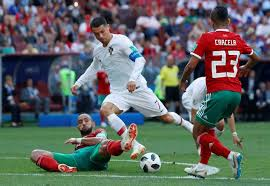
#> input picture coding-exercises-avairds/extra-lessons/ronaldo.jpg, 270 x 186 px, given in place of the camera
$ python object-detection-using-hsv.py
#> lines starting #> are read from the running program, lines starting #| are printed output that depends on the picture; after the words box and inside, x2 and y2 are one past the last pixel; in counts of white or black regions, pixels touching at a corner belong together
import cv2
import numpy as np

def nothing(x):
    pass

cap = cv2.VideoCapture(2)

cv2.namedWindow('Color Tracker')
cv2.createTrackbar("LH","Color Tracker", 0, 255, nothing)
#> slider 'LH' is set to 51
cv2.createTrackbar("LS","Color Tracker", 0, 255, nothing)
#> slider 'LS' is set to 51
cv2.createTrackbar("LV","Color Tracker", 0, 255, nothing)
#> slider 'LV' is set to 51

cv2.createTrackbar("UH","Color Tracker", 255, 255, nothing)
cv2.createTrackbar("US","Color Tracker", 255, 255, nothing)
cv2.createTrackbar("UV","Color Tracker", 255, 255, nothing)


while True:
    # frame = cv2.imread("smarties.png")
    a,frame = cap.read()
#> frame is the input picture: shape (186, 270, 3); mean B, G, R 98.4, 100.4, 95.4
    hsv = cv2.cvtColor(frame,cv2.COLOR_BGR2HSV)
#> hsv: shape (186, 270, 3); mean H, S, V 95.2, 104.9, 123.1

    l_h =cv2.getTrackbarPos("LH","Color Tracker")
    l_s = cv2.getTrackbarPos("LS", "Color Tracker")
    l_v = cv2.getTrackbarPos("LV", "Color Tracker")

    u_h = cv2.getTrackbarPos("UH", "Color Tracker")
    u_s = cv2.getTrackbarPos("US", "Color Tracker")
    u_v = cv2.getTrackbarPos("UV", "Color Tracker")

    l_b = np.array([l_h, l_s, l_v])
    u_b = np.array([u_h,u_s,u_v])

    mask = cv2.inRange(hsv,l_b,u_b)
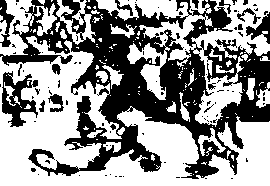
#> mask: shape (186, 270); 57.7% white; 103 black regions (87 under 20 px), largest, box (x1, y1, x2, y2) and area: (0, 0, 270, 179) 18568, (2, 71, 38, 127) 979, (246, 12, 270, 44) 318
    res = cv2.bitwise_and(frame,frame, mask = mask)
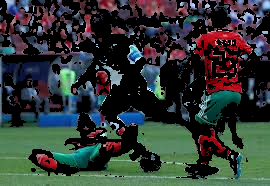
#> res: shape (186, 270, 3); mean B, G, R 53.5, 56.6, 48.6

    cv2.imshow("detect",frame)
    cv2.imshow("mask",mask)
    cv2.imshow("result", res)

    if cv2.waitKey(1) & 0xFF == ord('q'):
#> (key q is pressed here)
        break

cap.release()
cv2.destroyAllWindows()
